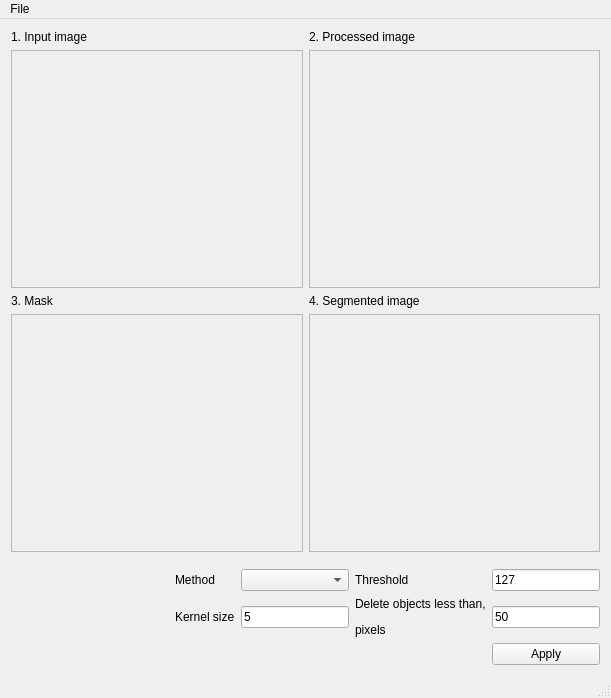
<?xml version="1.0" encoding="UTF-8"?>
<ui version="4.0">
 <class>MainWindow</class>
 <widget class="QMainWindow" name="MainWindow">
  <property name="geometry">
   <rect>
    <x>0</x>
    <y>0</y>
    <width>611</width>
    <height>698</height>
   </rect>
  </property>
  <property name="windowTitle">
   <string>Texture segmentation</string>
  </property>
  <widget class="QWidget" name="centralwidget">
   <layout class="QVBoxLayout" name="verticalLayout">
    <property name="leftMargin">
     <number>0</number>
    </property>
    <property name="topMargin">
     <number>0</number>
    </property>
    <property name="rightMargin">
     <number>0</number>
    </property>
    <property name="bottomMargin">
     <number>0</number>
    </property>
    <item>
     <layout class="QGridLayout" name="gridLayout_2">
      <property name="leftMargin">
       <number>11</number>
      </property>
      <property name="topMargin">
       <number>11</number>
      </property>
      <property name="rightMargin">
       <number>11</number>
      </property>
      <property name="bottomMargin">
       <number>11</number>
      </property>
      <item row="0" column="1">
       <widget class="QWidget" name="wProcessedImage" native="true">
        <layout class="QVBoxLayout" name="verticalLayout_5">
         <property name="leftMargin">
          <number>0</number>
         </property>
         <property name="topMargin">
          <number>0</number>
         </property>
         <property name="rightMargin">
          <number>0</number>
         </property>
         <property name="bottomMargin">
          <number>0</number>
         </property>
         <item>
          <widget class="QLabel" name="lbProcessedImage">
           <property name="text">
            <string>2. Processed image</string>
           </property>
          </widget>
         </item>
         <item>
          <widget class="QScrollArea" name="saProcessedImage">
           <property name="widgetResizable">
            <bool>true</bool>
           </property>
           <widget class="QWidget" name="scrollAreaWidgetContents_4">
            <property name="geometry">
             <rect>
              <x>0</x>
              <y>0</y>
              <width>289</width>
              <height>220</height>
             </rect>
            </property>
           </widget>
          </widget>
         </item>
        </layout>
       </widget>
      </item>
      <item row="0" column="0">
       <widget class="QWidget" name="wInputImage" native="true">
        <layout class="QVBoxLayout" name="verticalLayout_2">
         <property name="leftMargin">
          <number>0</number>
         </property>
         <property name="topMargin">
          <number>0</number>
         </property>
         <property name="rightMargin">
          <number>0</number>
         </property>
         <property name="bottomMargin">
          <number>0</number>
         </property>
         <item>
          <widget class="QLabel" name="lbInputImage">
           <property name="text">
            <string>1. Input image</string>
           </property>
          </widget>
         </item>
         <item>
          <widget class="QScrollArea" name="saInputImage">
           <property name="widgetResizable">
            <bool>true</bool>
           </property>
           <widget class="QWidget" name="scrollAreaWidgetContents">
            <property name="geometry">
             <rect>
              <x>0</x>
              <y>0</y>
              <width>289</width>
              <height>220</height>
             </rect>
            </property>
           </widget>
          </widget>
         </item>
        </layout>
       </widget>
      </item>
      <item row="1" column="0">
       <widget class="QWidget" name="wMask" native="true">
        <layout class="QVBoxLayout" name="verticalLayout_4">
         <property name="leftMargin">
          <number>0</number>
         </property>
         <property name="topMargin">
          <number>0</number>
         </property>
         <property name="rightMargin">
          <number>0</number>
         </property>
         <property name="bottomMargin">
          <number>0</number>
         </property>
         <item>
          <widget class="QLabel" name="lbMask">
           <property name="text">
            <string>3. Mask</string>
           </property>
          </widget>
         </item>
         <item>
          <widget class="QScrollArea" name="saMask">
           <property name="widgetResizable">
            <bool>true</bool>
           </property>
           <widget class="QWidget" name="scrollAreaWidgetContents_2">
            <property name="geometry">
             <rect>
              <x>0</x>
              <y>0</y>
              <width>289</width>
              <height>220</height>
             </rect>
            </property>
           </widget>
          </widget>
         </item>
        </layout>
       </widget>
      </item>
      <item row="1" column="1">
       <widget class="QWidget" name="wSegmentedImage" native="true">
        <layout class="QVBoxLayout" name="verticalLayout_3">
         <property name="leftMargin">
          <number>0</number>
         </property>
         <property name="topMargin">
          <number>0</number>
         </property>
         <property name="rightMargin">
          <number>0</number>
         </property>
         <property name="bottomMargin">
          <number>0</number>
         </property>
         <item>
          <widget class="QLabel" name="lbSegmentedImage">
           <property name="text">
            <string>4. Segmented image</string>
           </property>
          </widget>
         </item>
         <item>
          <widget class="QScrollArea" name="saSegmentedImage">
           <property name="widgetResizable">
            <bool>true</bool>
           </property>
           <widget class="QWidget" name="scrollAreaWidgetContents_3">
            <property name="geometry">
             <rect>
              <x>0</x>
              <y>0</y>
              <width>289</width>
              <height>220</height>
             </rect>
            </property>
           </widget>
          </widget>
         </item>
        </layout>
       </widget>
      </item>
     </layout>
    </item>
    <item>
     <widget class="QWidget" name="wControls" native="true">
      <layout class="QHBoxLayout" name="horizontalLayout_2">
       <property name="leftMargin">
        <number>11</number>
       </property>
       <property name="topMargin">
        <number>0</number>
       </property>
       <property name="rightMargin">
        <number>11</number>
       </property>
       <property name="bottomMargin">
        <number>11</number>
       </property>
       <item>
        <spacer name="horizontalSpacer">
         <property name="orientation">
          <enum>Qt::Horizontal</enum>
         </property>
         <property name="sizeHint" stdset="0">
          <size>
           <width>40</width>
           <height>20</height>
          </size>
         </property>
        </spacer>
       </item>
       <item>
        <widget class="QWidget" name="wControls2" native="true">
         <layout class="QGridLayout" name="gridLayout">
          <property name="leftMargin">
           <number>0</number>
          </property>
          <property name="topMargin">
           <number>0</number>
          </property>
          <property name="rightMargin">
           <number>0</number>
          </property>
          <property name="bottomMargin">
           <number>0</number>
          </property>
          <item row="2" column="3">
           <widget class="QPushButton" name="btApply">
            <property name="text">
             <string>Apply</string>
            </property>
           </widget>
          </item>
          <item row="0" column="3">
           <widget class="QLineEdit" name="leThreshold">
            <property name="text">
             <string>127</string>
            </property>
           </widget>
          </item>
          <item row="1" column="2">
           <widget class="QLabel" name="lbDeleteObjects">
            <property name="text">
             <string>&lt;html&gt;&lt;head/&gt;&lt;body&gt;&lt;p&gt;Delete objects less than,&lt;/p&gt;&lt;p&gt;pixels&lt;/p&gt;&lt;/body&gt;&lt;/html&gt;</string>
            </property>
           </widget>
          </item>
          <item row="1" column="0">
           <widget class="QLabel" name="lbKernelSize">
            <property name="text">
             <string>Kernel size</string>
            </property>
           </widget>
          </item>
          <item row="0" column="2">
           <widget class="QLabel" name="lbThreshold">
            <property name="text">
             <string>Threshold</string>
            </property>
           </widget>
          </item>
          <item row="0" column="0">
           <widget class="QLabel" name="lbMethod">
            <property name="text">
             <string>Method</string>
            </property>
           </widget>
          </item>
          <item row="0" column="1">
           <widget class="QComboBox" name="cbMethod"/>
          </item>
          <item row="1" column="3">
           <widget class="QLineEdit" name="leDeleteObjects">
            <property name="text">
             <string>50</string>
            </property>
           </widget>
          </item>
          <item row="1" column="1">
           <widget class="QLineEdit" name="leKernelSize">
            <property name="text">
             <string>5</string>
            </property>
           </widget>
          </item>
         </layout>
        </widget>
       </item>
      </layout>
     </widget>
    </item>
   </layout>
  </widget>
  <widget class="QMenuBar" name="menubar">
   <property name="geometry">
    <rect>
     <x>0</x>
     <y>0</y>
     <width>611</width>
     <height>26</height>
    </rect>
   </property>
   <widget class="QMenu" name="menuFile">
    <property name="title">
     <string>File</string>
    </property>
    <addaction name="actionOpen"/>
    <addaction name="separator"/>
    <addaction name="actionExit"/>
   </widget>
   <addaction name="menuFile"/>
  </widget>
  <widget class="QStatusBar" name="statusbar"/>
  <action name="actionOpen">
   <property name="text">
    <string>Open</string>
   </property>
  </action>
  <action name="actionExit">
   <property name="text">
    <string>Exit</string>
   </property>
  </action>
 </widget>
 <resources/>
 <connections/>
</ui>
